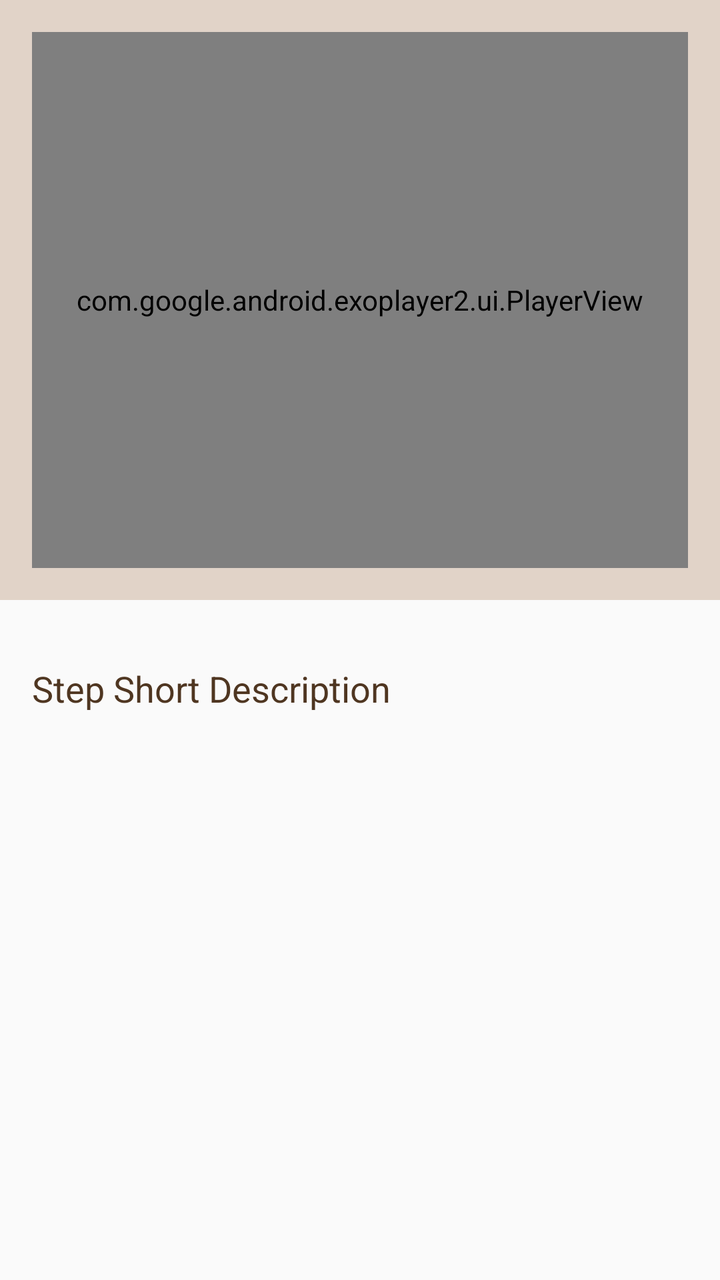
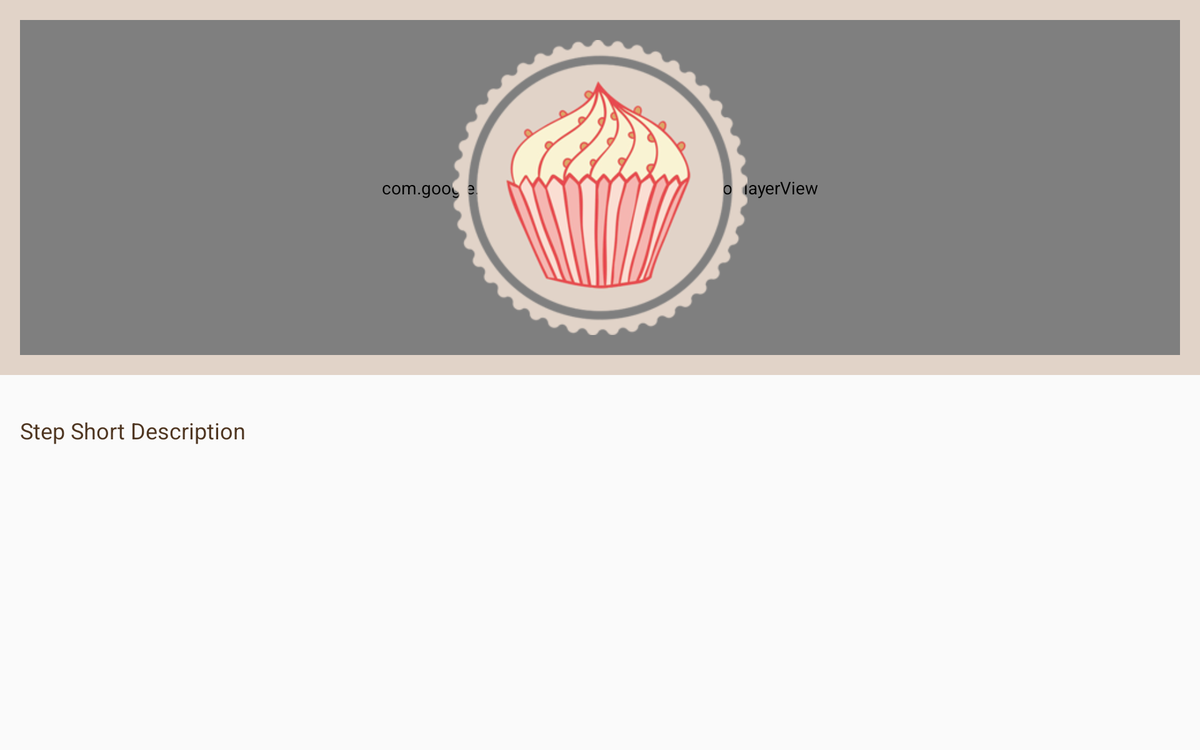

Compare how this app lays out the same screen by default and in its alternative resource folder. The renders come first, then the two layout files and the values they reference.
<!-- AndroidManifest.xml: application theme AppTheme -->
<!-- res/layout/fragment_recipe_step_detail.xml -->
<?xml version="1.0" encoding="utf-8"?>
<LinearLayout
    android:id="@+id/llayout_step_detail"
    xmlns:android="http://schemas.android.com/apk/res/android"
    xmlns:tools="http://schemas.android.com/tools"
    android:orientation="vertical"
    android:layout_width="match_parent"
    android:layout_height="match_parent">

    <RelativeLayout
        android:id="@+id/rlayout_player"
        android:layout_width="match_parent"
        android:layout_height="@dimen/media_player_height"
        android:background="@color/colorLatte"
        android:padding="@dimen/activity_margin">

        <com.google.android.exoplayer2.ui.PlayerView
            android:id="@+id/playerview_recipe_video"
            android:layout_width="match_parent"
            android:layout_height="match_parent"
            android:background="@color/colorAlphaBlack"/>

        <ImageView
            android:id="@+id/imageview_no_media"
            android:contentDescription="@string/placeholder_no_media"
            style="@style/StepNoMediaImageView"/>

    </RelativeLayout>

    <TextView
        android:id="@+id/textview_step_desc"
        tools:text="@string/placeholder_step"
        style="@style/StepDescTextView"/>

</LinearLayout>
<!-- resources referenced by this layout -->
<resources>
  <color name="colorAlphaBlack">#E6000000</color>
  <color name="colorLatte">#E1D3C8</color>
  <dimen name="activity_margin">16dp</dimen>
  <dimen name="media_player_height">300dp</dimen>
  <string name="placeholder_no_media">No recipe video for this step</string>
  <string name="placeholder_step">Step Short Description</string>
  <style name="StepDescTextView">
          <item name="android:layout_marginTop">@dimen/activity_margin</item>
          <item name="android:textColor">@color/colorTextPrimary</item>
          <item name="android:textSize">@dimen/textsize_medium</item>
          <item name="android:layout_width">match_parent</item>
          <item name="android:layout_height">wrap_content</item>
          <item name="android:padding">@dimen/activity_margin</item>
          <item name="android:lineSpacingExtra">@dimen/list_item_margin</item>
      </style>
  <style name="StepNoMediaImageView">
          <item name="android:layout_width">match_parent</item>
          <item name="android:layout_height">match_parent</item>
          <item name="android:adjustViewBounds">true</item>
          <item name="android:padding">@dimen/activity_margin</item>
          <item name="background">@color/colorCoffee</item>
      </style>
  <style name="AppTheme" parent="Theme.AppCompat.Light.DarkActionBar">
          
          <item name="colorPrimary">@color/colorPrimary</item>
          <item name="colorPrimaryDark">@color/colorPrimaryDark</item>
          <item name="colorAccent">@color/colorAccent</item>
      </style>
  <color name="colorTextPrimary">#4F3621</color>
  <dimen name="textsize_medium">18sp</dimen>
  <dimen name="list_item_margin">1dp</dimen>
  <color name="colorCoffee">#AE9582</color>
  <color name="colorPrimary">#F56772</color>
  <color name="colorPrimaryDark">#C8525B</color>
  <color name="colorAccent">#7C6049</color>
</resources>
<!-- res/layout-sw600dp-land/fragment_recipe_step_detail.xml (the repository's variant of the layout above) -->
<!-- drawn on a 7-inch tablet turned sideways -->
<?xml version="1.0" encoding="utf-8"?>
<LinearLayout
    xmlns:app="http://schemas.android.com/apk/res-auto"
    android:id="@+id/llayout_step_detail"
    xmlns:android="http://schemas.android.com/apk/res/android"
    xmlns:tools="http://schemas.android.com/tools"
    android:orientation="vertical"
    android:layout_width="match_parent"
    android:layout_height="match_parent">

    <RelativeLayout
        android:id="@+id/rlayout_player"
        android:layout_width="match_parent"
        android:layout_height="@dimen/media_player_height"
        android:background="@color/colorLatte"
        android:padding="@dimen/activity_margin"
        android:layout_marginBottom="@dimen/activity_margin">

        <com.google.android.exoplayer2.ui.SimpleExoPlayerView
            android:id="@+id/playerview_recipe_video"
            android:layout_width="match_parent"
            android:layout_height="match_parent"
            android:background="@color/colorAlphaBlack"/>

        <ImageView
            android:id="@+id/imageview_no_media"
            app:srcCompat="@drawable/logo"
            android:contentDescription="@string/placeholder_no_media"
            style="@style/StepNoMediaImageView"/>
    </RelativeLayout>

    <TextView
        android:id="@+id/textview_step_desc"
        tools:text="@string/placeholder_step"
        style="@style/StepDescTextView"
        android:layout_marginTop="0dp"/>

</LinearLayout>
<!-- resources referenced by the variant -->
<!-- as a 7-inch tablet turned sideways resolves them -->
<resources>
  <color name="colorAlphaBlack">#E6000000</color>
  <color name="colorLatte">#E1D3C8</color>
  <dimen name="activity_margin">16dp</dimen>
  <!-- from res/values-sw600dp-land/ -->
  <dimen name="media_player_height">300dp</dimen>
  <!-- drawable logo: png bitmap (drawable, 56760 bytes) -->
  <string name="placeholder_no_media">No recipe video for this step</string>
  <string name="placeholder_step">Step Short Description</string>
  <style name="StepDescTextView">
          <item name="android:layout_marginTop">@dimen/activity_margin</item>
          <item name="android:textColor">@color/colorTextPrimary</item>
          <item name="android:textSize">@dimen/textsize_medium</item>
          <item name="android:layout_width">match_parent</item>
          <item name="android:layout_height">wrap_content</item>
          <item name="android:padding">@dimen/activity_margin</item>
          <item name="android:lineSpacingExtra">@dimen/list_item_margin</item>
      </style>
  <style name="StepNoMediaImageView">
          <item name="android:layout_width">match_parent</item>
          <item name="android:layout_height">match_parent</item>
          <item name="android:adjustViewBounds">true</item>
          <item name="android:padding">@dimen/activity_margin</item>
          <item name="background">@color/colorCoffee</item>
      </style>
  <style name="AppTheme" parent="Theme.AppCompat.Light.DarkActionBar">
          
          <item name="colorPrimary">@color/colorPrimary</item>
          <item name="colorPrimaryDark">@color/colorPrimaryDark</item>
          <item name="colorAccent">@color/colorAccent</item>
      </style>
  <color name="colorTextPrimary">#4F3621</color>
  <dimen name="textsize_medium">18sp</dimen>
  <dimen name="list_item_margin">1dp</dimen>
  <color name="colorCoffee">#AE9582</color>
  <color name="colorPrimary">#F56772</color>
  <color name="colorPrimaryDark">#C8525B</color>
  <color name="colorAccent">#7C6049</color>
</resources>
